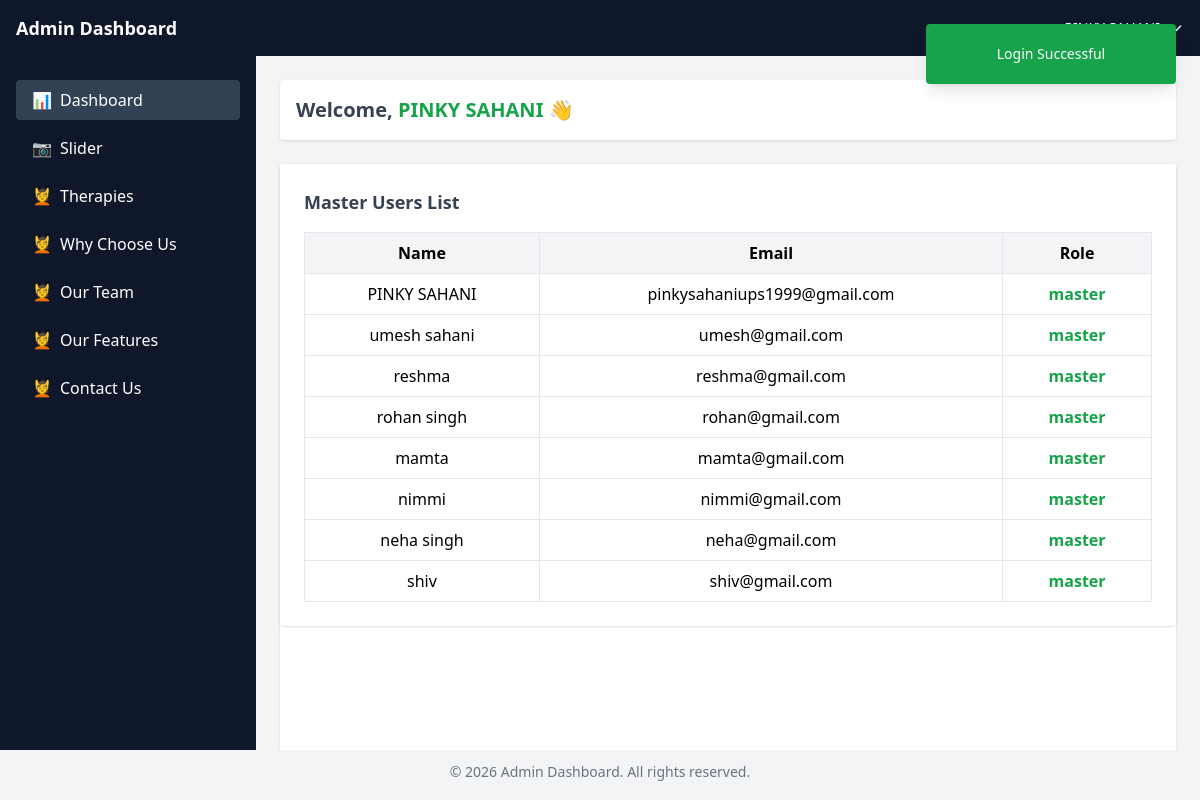
/admin/dashboard/admin_dashboard.php (signed in), run on the app's committed database.
### tables this page shows
CREATE TABLE `user` (
  `id` int(11) NOT NULL,
  `name` varchar(100) NOT NULL,
  `email` varchar(100) NOT NULL,
  `role` varchar(150) NOT NULL,
  `password` varchar(255) NOT NULL,
  `created_at` timestamp NOT NULL DEFAULT current_timestamp()
);

### admin/controllers/fetch.php (called while the page is built, shortened)
<?php
function fetchMasters($conn)
{
    try {
        $sql = "SELECT name, email, role FROM user WHERE role = 'master'";
        $stmt = $conn->prepare($sql);
        $stmt->execute();
        $masters = $stmt->fetchAll(PDO::FETCH_ASSOC);
        return $masters;
    } catch (PDOException $e) {
        return [];
    }
}

### admin/dashboard/admin_dashboard.php (the view, shortened to what this page needs)
<?php
require_once('../../connect.php');
require_once('../../admin/controllers/fetch.php');
$masters = fetchMasters($conn);
?>
<?php if (isset($_SESSION['toast'])): ?>
    <div id="toast" class="fixed top-6 right-6 z-50
               px-4 py-3
               min-w-[250px] min-h-[60px]
               flex items-center justify-center
               text-center
               rounded shadow-lg
               text-white text-sm font-medium
               <?= $_SESSION['toast']['type'] === 'success' ? 'bg-green-600' : 'bg-red-600' ?>">
        <?= $_SESSION['toast']['message'] ?>
    </div>
<?php endif; ?>
<?php require_once('../adminheader.php'); ?>
<div class="flex min-h-[calc(100vh-106px)] ">
    <?php require_once('../adminsidebar.php'); ?>
    <main class="flex-1 p-6 overflow-hidden p-2">
        <div class="bg-white rounded shadow p-4 flex justify-between items-center mb-6">
            <h2 class="text-xl font-semibold text-gray-700">
                Welcome, <span class="text-green-600">
                    <?= htmlspecialchars($_SESSION['name']) ?>
                </span> 👋
            </h2>
        </div>
        <div class="bg-white h-full rounded shadow text-gray-800">
            <div class="bg-white rounded shadow p-4 sm:p-6">
                <h3 class="text-base sm:text-lg font-semibold mb-4 text-gray-700">
                    Master Users List
                </h3>
                <div class="overflow-x-auto">
                    <table class="min-w-full border border-gray-200 text-sm sm:text-base">
                        <thead class="bg-gray-100">
                            <tr>
                                <th class="border px-3 sm:px-4 py-2 text-center whitespace-nowrap">
                                    Name
                                </th>
                                <th class="border px-3 sm:px-4 py-2 text-center whitespace-nowrap">
                                    Email
                                </th>
                                <th class="border px-3 sm:px-4 py-2 text-center whitespace-nowrap">
                                    Role
                                </th>
                            </tr>
                        </thead>
                        <tbody>
                            <?php if ($masters): ?>
                                <?php foreach ($masters as $user): ?>
                                    <tr class="hover:bg-gray-50">
                                        <td class="border px-3 sm:px-4 py-2 text-center whitespace-nowrap">
                                            <?= htmlspecialchars($user['name']) ?>
                                        </td>
                                        <td class="border px-3 text-center sm:px-4 py-2">
                                            <?= htmlspecialchars($user['email']) ?>
                                        </td>
                                        <td
                                            class="border px-3 sm:px-4 py-2 text-center text-green-600 font-semibold whitespace-nowrap">
                                            <?= htmlspecialchars($user['role']) ?>
                                        </td>
                                    </tr>
                                <?php endforeach; ?>
                            <?php endif; ?>
                        </tbody>
                    </table>
                </div>
            </div>
        </div>
    </main>
</div>
<?php require_once('../adminfooter.php'); ?>

### data on the page
user: name "PINKY SAHANI", email "pinkysahaniups1999@gmail.com", role "master"
user: name "umesh sahani", email "umesh@gmail.com", role "master"
user: name "reshma", email "reshma@gmail.com", role "master"
user: name "rohan singh", email "rohan@gmail.com", role "master"
user: name "mamta", email "mamta@gmail.com", role "master"
user: name "nimmi", email "nimmi@gmail.com", role "master"
user: name "neha singh", email "neha@gmail.com", role "master"
user: name "shiv", email "shiv@gmail.com", role "master"

### other printed values
$_SESSION['toast']['message'] "Login Successful"
$_SESSION['name'] "PINKY SAHANI"
